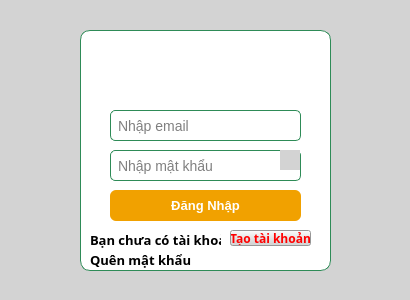
<?xml version="1.0" encoding="UTF-8"?>
<ui version="4.0">
 <class>Dialog</class>
 <widget class="QDialog" name="Dialog">
  <property name="geometry">
   <rect>
    <x>0</x>
    <y>0</y>
    <width>410</width>
    <height>300</height>
   </rect>
  </property>
  <property name="font">
   <font>
    <family>Microsoft Sans Serif</family>
    <pointsize>16</pointsize>
   </font>
  </property>
  <property name="windowTitle">
   <string>Dialog</string>
  </property>
  <property name="styleSheet">
   <string notr="true">background-color: #D3D3D3;</string>
  </property>
  <widget class="QLabel" name="label">
   <property name="geometry">
    <rect>
     <x>80</x>
     <y>30</y>
     <width>251</width>
     <height>241</height>
    </rect>
   </property>
   <property name="styleSheet">
    <string notr="true">background-color: #FFFFFF;
border: 1px solid #2E8B57; 
border-radius: 10px;
padding: 10px;
font-weight: bold;</string>
   </property>
   <property name="text">
    <string/>
   </property>
  </widget>
  <widget class="QLabel" name="label_2">
   <property name="geometry">
    <rect>
     <x>90</x>
     <y>60</y>
     <width>231</width>
     <height>41</height>
    </rect>
   </property>
   <property name="font">
    <font>
     <family>Microsoft Tai Le</family>
     <pointsize>20</pointsize>
     <weight>75</weight>
     <bold>true</bold>
    </font>
   </property>
   <property name="contextMenuPolicy">
    <enum>Qt::NoContextMenu</enum>
   </property>
   <property name="acceptDrops">
    <bool>false</bool>
   </property>
   <property name="autoFillBackground">
    <bool>false</bool>
   </property>
   <property name="styleSheet">
    <string notr="true">color: #2E8B57;
background-color: transparent;
</string>
   </property>
   <property name="text">
    <string/>
   </property>
   <property name="pixmap">
    <pixmap>C:/Users/dell/Pictures/Ảnh chụp màn hình 2026-05-01 180207.png</pixmap>
   </property>
   <property name="scaledContents">
    <bool>true</bool>
   </property>
   <property name="alignment">
    <set>Qt::AlignCenter</set>
   </property>
   <property name="wordWrap">
    <bool>false</bool>
   </property>
   <property name="openExternalLinks">
    <bool>false</bool>
   </property>
  </widget>
  <widget class="QPushButton" name="pushButton_2">
   <property name="geometry">
    <rect>
     <x>110</x>
     <y>190</y>
     <width>191</width>
     <height>31</height>
    </rect>
   </property>
   <property name="font">
    <font>
     <family>MS Shell Dlg 2</family>
     <pointsize>10</pointsize>
     <weight>75</weight>
     <bold>true</bold>
    </font>
   </property>
   <property name="styleSheet">
    <string notr="true">QPushButton {
    background-color: #f1a100;
    color: white;
    border-radius: 6px;
    padding: 6px;
    font-weight: bold;
}
QPushButton:hover {
    background-color: #ffb60b;
}</string>
   </property>
   <property name="text">
    <string>Đăng Nhập</string>
   </property>
  </widget>
  <widget class="QLineEdit" name="lineEdit">
   <property name="geometry">
    <rect>
     <x>110</x>
     <y>110</y>
     <width>191</width>
     <height>31</height>
    </rect>
   </property>
   <property name="styleSheet">
    <string notr="true">QLineEdit {
    background-color: #FFFFFF; 
    border: 1px solid #2E8B57; 
    border-radius: 5px; 
    padding: 5px;
    color: #000000;
    font-size: 14px;
}

/* Hiệu ứng khi người dùng nhấn vào ô nhập */
QLineEdit:focus {
    border: 1px solid #2E8B57; 
    background-color: #FFFFFF;
}</string>
   </property>
   <property name="text">
    <string/>
   </property>
   <property name="placeholderText">
    <string>Nhập email</string>
   </property>
  </widget>
  <widget class="QLineEdit" name="lineEdit_2">
   <property name="geometry">
    <rect>
     <x>110</x>
     <y>150</y>
     <width>191</width>
     <height>31</height>
    </rect>
   </property>
   <property name="styleSheet">
    <string notr="true">QLineEdit {
    background-color: #FFFFFF; 
    border: 1px solid #2E8B57; 
    border-radius: 5px; 
    padding: 5px;
    color: #000000;
    font-size: 14px;
}

/* Hiệu ứng khi người dùng nhấn vào ô nhập */
QLineEdit:focus {
    border: 1px solid #2E8B57; 
    background-color: #FFFFFF;
}</string>
   </property>
   <property name="text">
    <string/>
   </property>
   <property name="placeholderText">
    <string>Nhập mật khẩu</string>
   </property>
  </widget>
  <widget class="QLabel" name="label_3">
   <property name="geometry">
    <rect>
     <x>90</x>
     <y>230</y>
     <width>131</width>
     <height>20</height>
    </rect>
   </property>
   <property name="font">
    <font>
     <family>Microsoft Tai Le</family>
     <pointsize>10</pointsize>
     <weight>75</weight>
     <bold>true</bold>
    </font>
   </property>
   <property name="contextMenuPolicy">
    <enum>Qt::NoContextMenu</enum>
   </property>
   <property name="acceptDrops">
    <bool>false</bool>
   </property>
   <property name="autoFillBackground">
    <bool>false</bool>
   </property>
   <property name="styleSheet">
    <string notr="true">background-color: transparent;
</string>
   </property>
   <property name="text">
    <string>&lt;html&gt;&lt;head/&gt;&lt;body&gt;&lt;p&gt;Bạn chưa có tài khoản?&lt;/p&gt;&lt;/body&gt;&lt;/html&gt;</string>
   </property>
   <property name="scaledContents">
    <bool>false</bool>
   </property>
   <property name="alignment">
    <set>Qt::AlignCenter</set>
   </property>
   <property name="wordWrap">
    <bool>false</bool>
   </property>
   <property name="openExternalLinks">
    <bool>false</bool>
   </property>
  </widget>
  <widget class="QPushButton" name="pushButton_4">
   <property name="geometry">
    <rect>
     <x>230</x>
     <y>230</y>
     <width>81</width>
     <height>16</height>
    </rect>
   </property>
   <property name="font">
    <font>
     <family>Microsoft Tai Le</family>
     <weight>75</weight>
     <bold>true</bold>
    </font>
   </property>
   <property name="autoFillBackground">
    <bool>false</bool>
   </property>
   <property name="styleSheet">
    <string notr="true">color:red</string>
   </property>
   <property name="text">
    <string>Tạo tài khoản</string>
   </property>
  </widget>
  <widget class="QLabel" name="label_4">
   <property name="geometry">
    <rect>
     <x>90</x>
     <y>250</y>
     <width>101</width>
     <height>20</height>
    </rect>
   </property>
   <property name="font">
    <font>
     <family>Microsoft Tai Le</family>
     <pointsize>10</pointsize>
     <weight>75</weight>
     <bold>true</bold>
    </font>
   </property>
   <property name="contextMenuPolicy">
    <enum>Qt::NoContextMenu</enum>
   </property>
   <property name="acceptDrops">
    <bool>false</bool>
   </property>
   <property name="autoFillBackground">
    <bool>false</bool>
   </property>
   <property name="styleSheet">
    <string notr="true">background-color: transparent;
</string>
   </property>
   <property name="text">
    <string>&lt;html&gt;&lt;head/&gt;&lt;body&gt;&lt;p&gt;Quên mật khẩu?&lt;/p&gt;&lt;/body&gt;&lt;/html&gt;</string>
   </property>
   <property name="scaledContents">
    <bool>false</bool>
   </property>
   <property name="alignment">
    <set>Qt::AlignCenter</set>
   </property>
   <property name="wordWrap">
    <bool>false</bool>
   </property>
   <property name="openExternalLinks">
    <bool>false</bool>
   </property>
  </widget>
  <widget class="QLabel" name="label_5">
   <property name="geometry">
    <rect>
     <x>-20</x>
     <y>0</y>
     <width>471</width>
     <height>301</height>
    </rect>
   </property>
   <property name="text">
    <string/>
   </property>
   <property name="pixmap">
    <pixmap>C:/Users/dell/Videos/Gemini_Generated_Image_nhq54rnhq54rnhq5.png</pixmap>
   </property>
   <property name="scaledContents">
    <bool>false</bool>
   </property>
  </widget>
  <widget class="QLabel" name="label_6">
   <property name="geometry">
    <rect>
     <x>280</x>
     <y>150</y>
     <width>20</width>
     <height>20</height>
    </rect>
   </property>
   <property name="layoutDirection">
    <enum>Qt::LeftToRight</enum>
   </property>
   <property name="text">
    <string/>
   </property>
   <property name="pixmap">
    <pixmap>C:/Users/dell/Pictures/image-removebg-preview (2).png</pixmap>
   </property>
   <property name="scaledContents">
    <bool>true</bool>
   </property>
   <property name="alignment">
    <set>Qt::AlignCenter</set>
   </property>
  </widget>
  <zorder>label_5</zorder>
  <zorder>label</zorder>
  <zorder>label_2</zorder>
  <zorder>pushButton_2</zorder>
  <zorder>lineEdit</zorder>
  <zorder>lineEdit_2</zorder>
  <zorder>label_3</zorder>
  <zorder>pushButton_4</zorder>
  <zorder>label_4</zorder>
  <zorder>label_6</zorder>
 </widget>
 <resources/>
 <connections/>
</ui>
